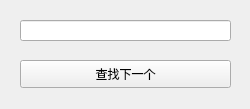
<?xml version="1.0" encoding="UTF-8"?>
<ui version="4.0">
 <class>search</class>
 <widget class="QWidget" name="search">
  <property name="geometry">
   <rect>
    <x>0</x>
    <y>0</y>
    <width>250</width>
    <height>109</height>
   </rect>
  </property>
  <property name="windowTitle">
   <string>查找</string>
  </property>
  <widget class="QPushButton" name="pushButton">
   <property name="geometry">
    <rect>
     <x>20</x>
     <y>60</y>
     <width>211</width>
     <height>28</height>
    </rect>
   </property>
   <property name="text">
    <string>查找下一个</string>
   </property>
  </widget>
  <widget class="QLineEdit" name="lineEdit">
   <property name="geometry">
    <rect>
     <x>20</x>
     <y>20</y>
     <width>211</width>
     <height>21</height>
    </rect>
   </property>
  </widget>
 </widget>
 <resources/>
 <connections/>
</ui>
